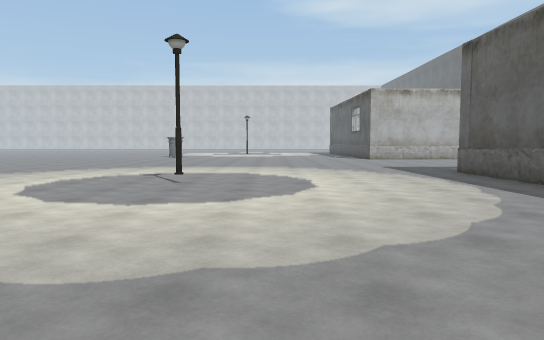
[1] (above)

24 first-person views from a walk through a Unity game level. The camera is 1.4 m above the floor, tilts 4° down and sees 70° across. The floor is counted in squares, 1.8 m on a side. Each view is taken from the middle of a square. On the plan, view 1 faces up. The plan holds only what a view shows up to about 12 squares ahead; the rest is blank. The place goes on beyond the plan. The player character is not drawn. Some surface patterns are stand-ins.

[2]
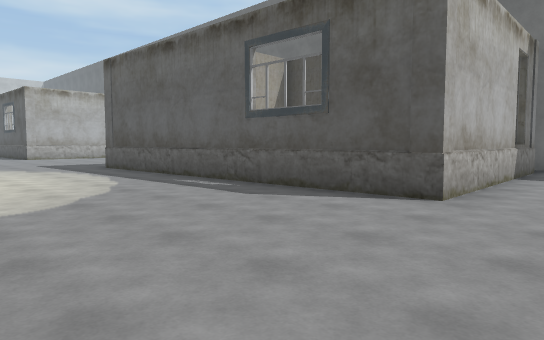

[3]
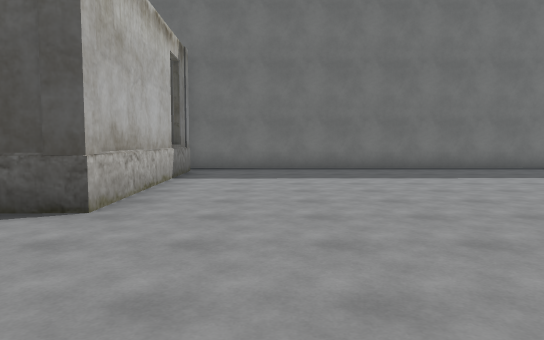

[4]
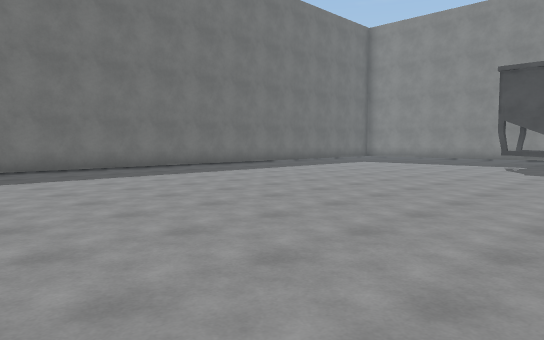

[5]
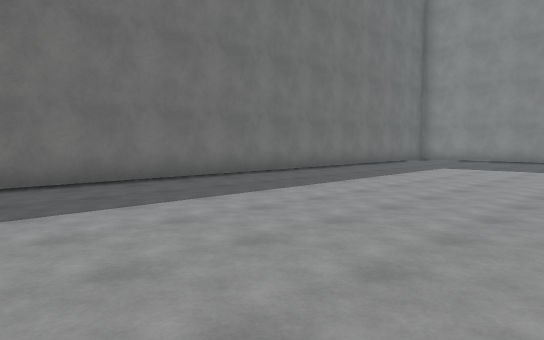

[6]
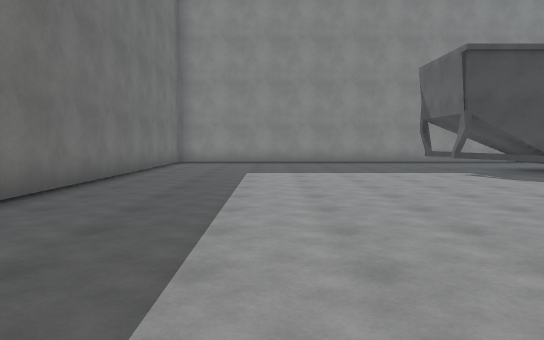

[7]
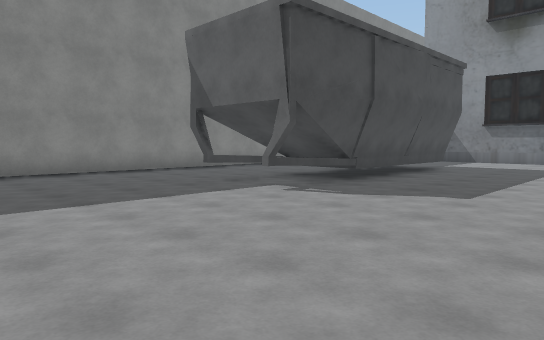

[8]
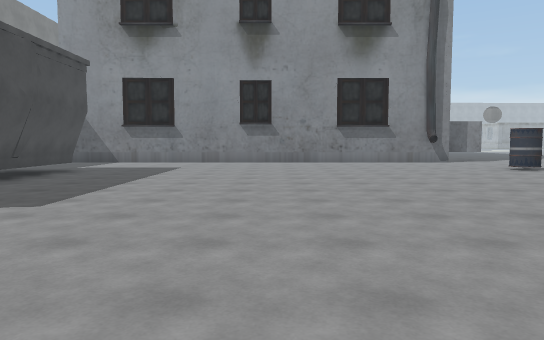

[9]
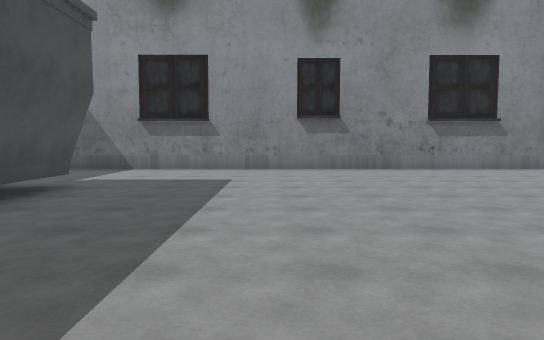

[10]
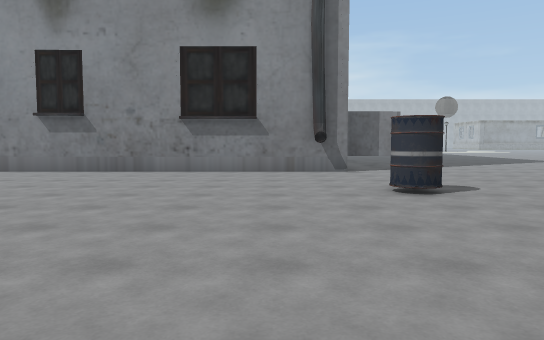

[11]
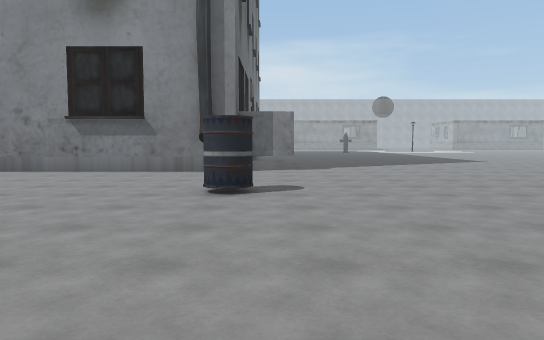

[12]
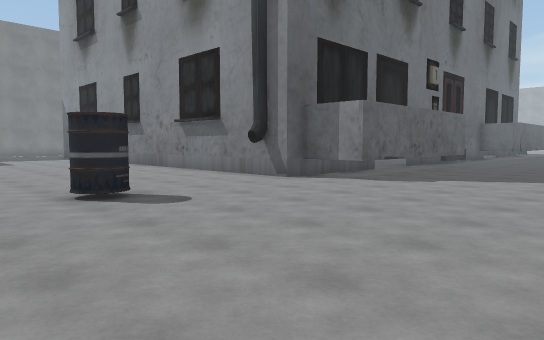

[13]
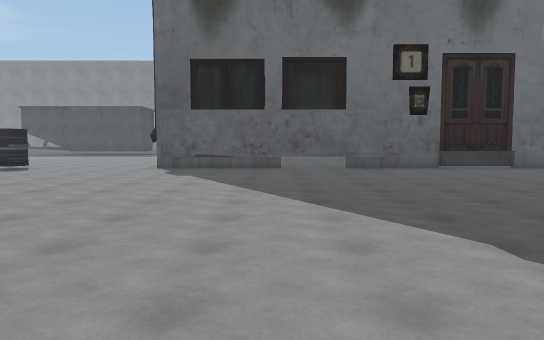

[14]
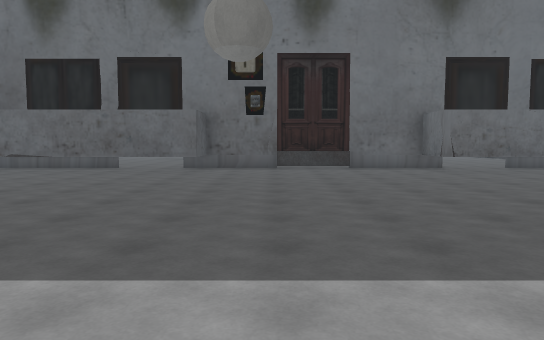

[15]
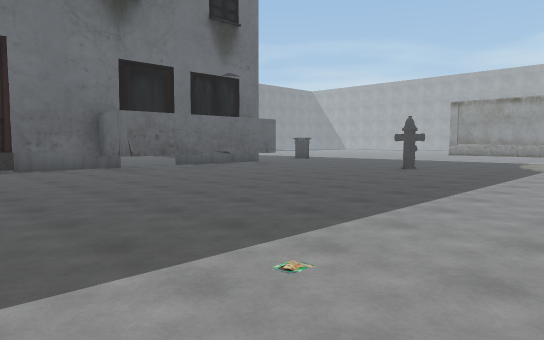

[16]
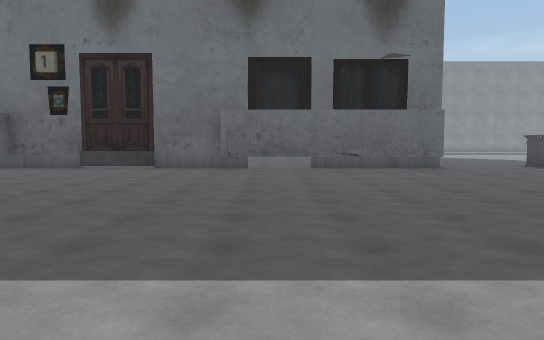

[17]
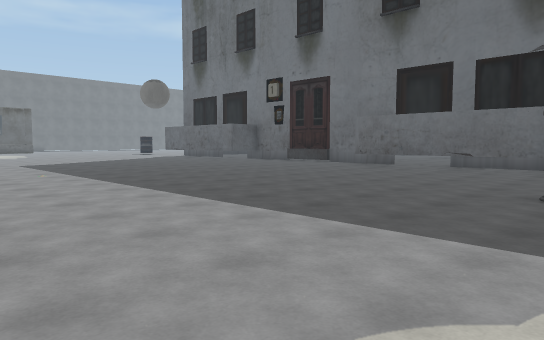

[18]
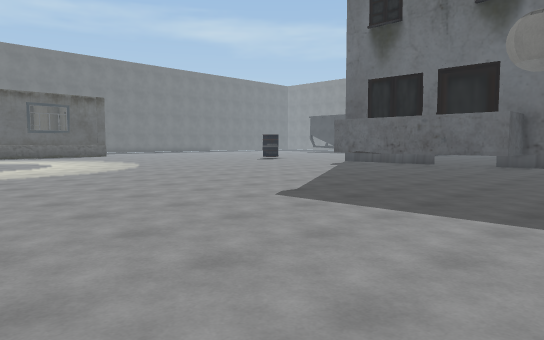

[19]
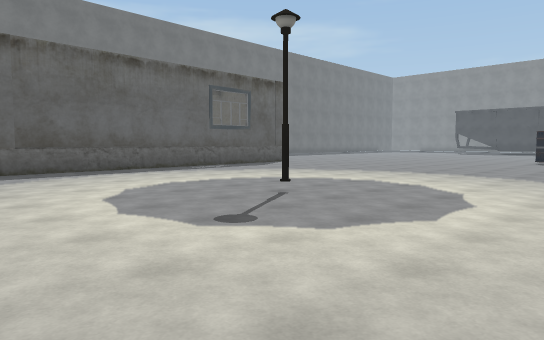

[20]
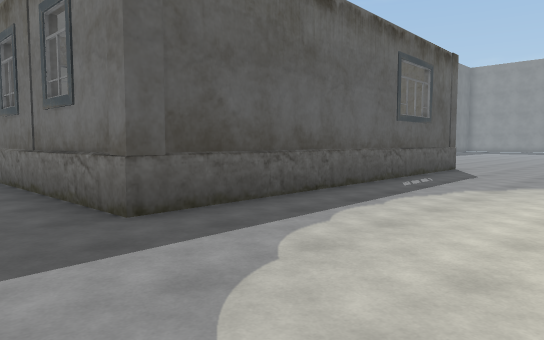

[21]
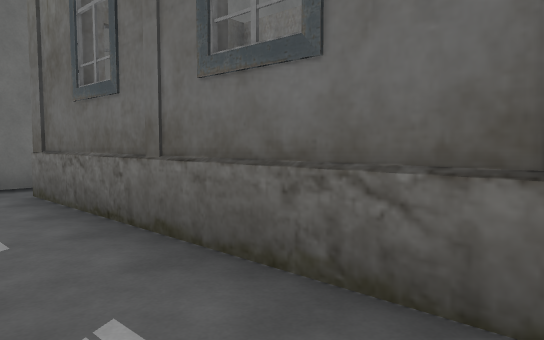

[22]
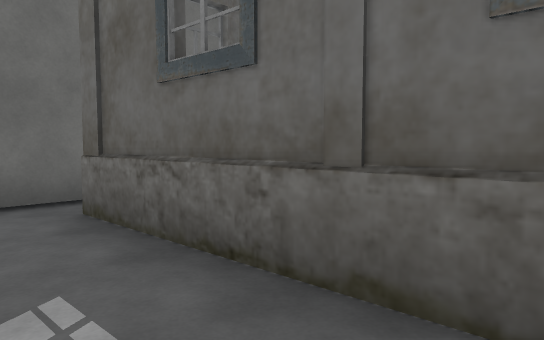

[23]
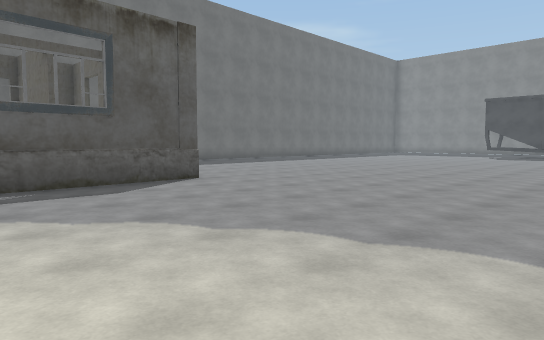

[24]
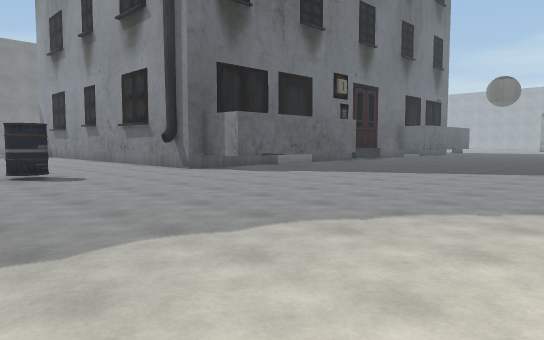

### Floor plan
Key: @ floor where view 1 was taken; # wall or solid block; . floor; = window, fence, low wall or low ledge; ^ raised ledge; O other object.
Columns run from 28 left of view 1 to 13 right of it. Each row starts with its distance up from view 1.
 12                     .............. ....
 11                     .....................#
 10                      ............#OOOOOO.#
  9            . ..       ...........#     O
  8 . ..        ........  ....O......#     O
  7  .........................O......#     O
  6 .................................#  OOOO
  5 .................................#   O
  4 .................................#
  3 ..................................O  O
  2 .O................................O  OOO
  1  .................................O OOOO
  0  ...........................@.....##.....#
 -1 .........................................#
 -2 .........................................#
 -3 .........................................#
 -4 ..#====#......^=====^....................#
 -5 .#^^^^ ########^ ^^^#....O...............#
 -6                     #....................#
 -7                     #....................#
 -8                     #....................#
 -9                     #....................#
-10                     #....................#
-11                     #....................#
-12                     #....................#
-13                     #....................#
-14                     #....................#
-15                     #....................#
-16                     #....................#
-17                     #....................#
-18                     #....########........#
-19                     #....     ###........#
-20                     #.      .............#
-21                             .........
-22                              .......
-23                               ......

Positions as (right, up) in squares from view 1, and headings:
1: (0, 0), facing up
2: (0, -2), facing up-right
3: (1, -2), facing right
4: (1, -4), facing down-right
5: (5, -6), facing down-right
6: (9, -8), facing down
7: (9, -13), facing down-left
8: (8, -12), facing left
9: (4, -14), facing left
10: (3, -7), facing left
11: (3, -4), facing left
12: (-1, 1), facing down-left
13: (-11, 7), facing down
14: (-16, 7), facing down
15: (-16, 7), facing down-left
16: (-22, 7), facing down
17: (-28, 8), facing down-right
18: (-17, 9), facing down-right
19: (-6, 12), facing down-right
20: (1, 12), facing down-right
21: (5, 12), facing down-right
22: (7, 12), facing down-right
23: (-2, 5), facing down-right
24: (-1, 5), facing down-left
